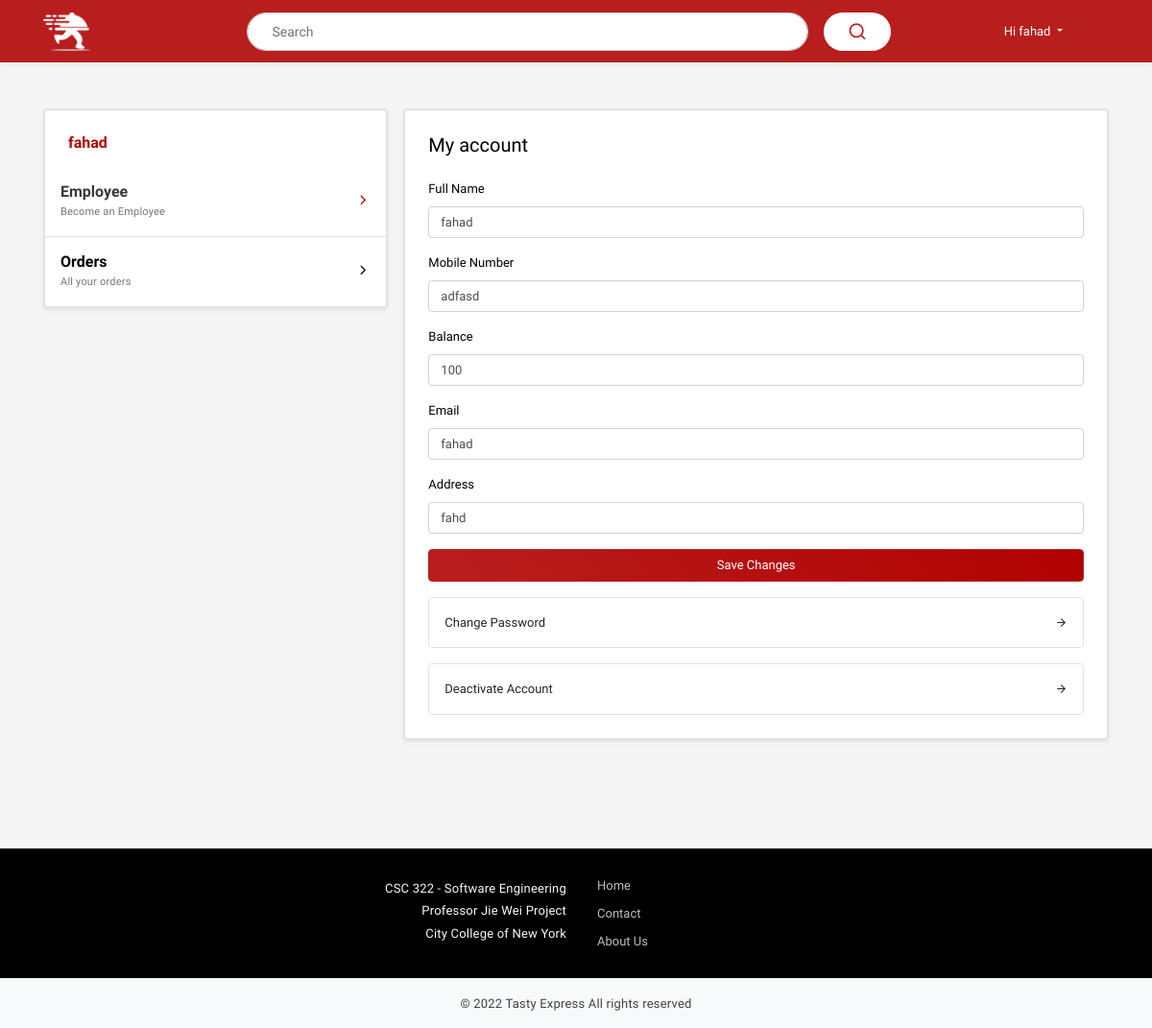
/profile.html (signed in), run on an earlier commit of the app's database.
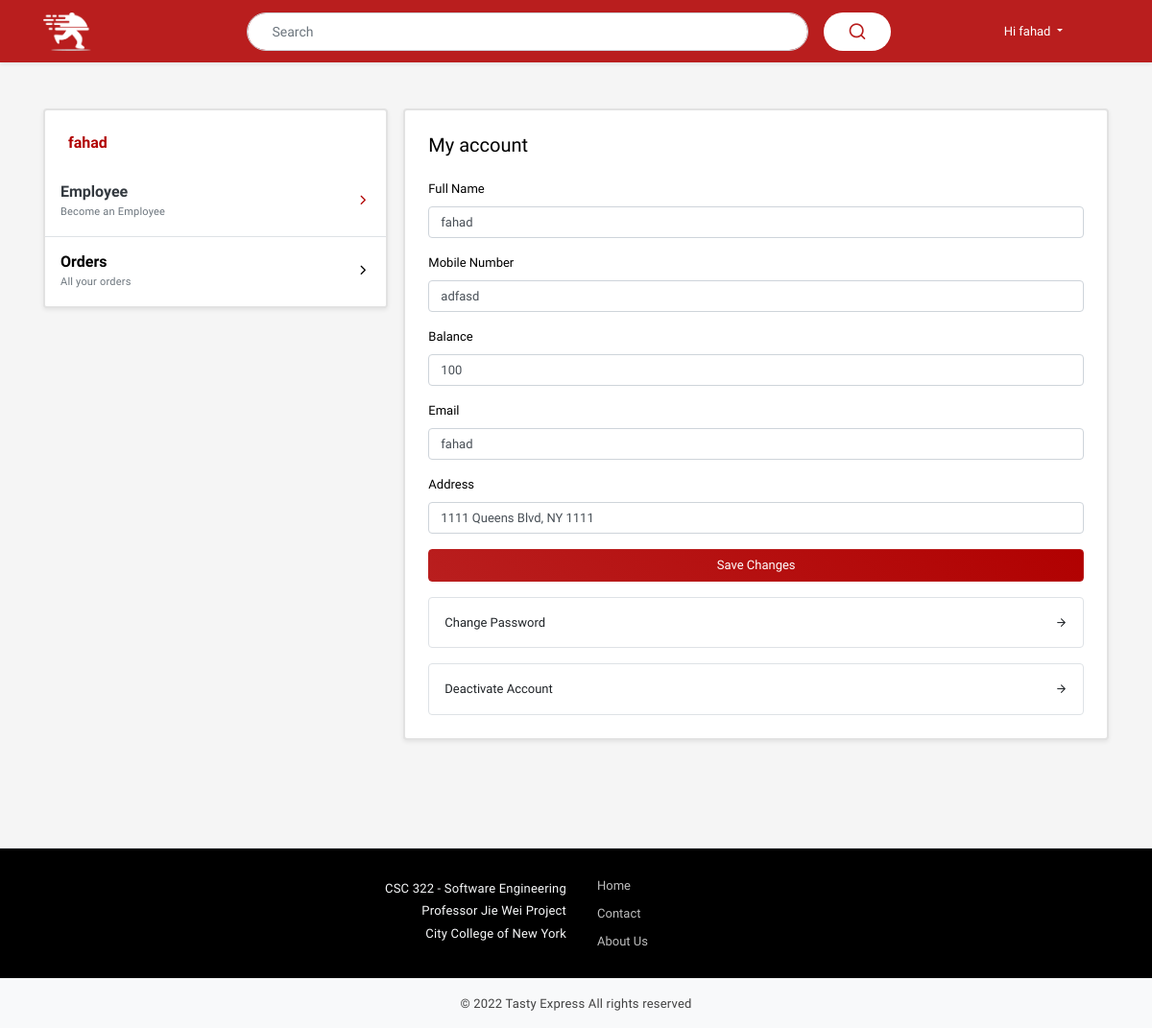
And on a later commit of the database.
### server.py (models this page shows)
class user(UserMixin,db.Model):
    id = db.Column(db.Integer, primary_key=True)
    email = db.Column(db.String(120))
    name = db.Column(db.String(120))
    password = db.Column(db.String(80))
    address = db.Column(db.String(80))
    phone_number = db.Column(db.String(80))
    numWarnings = db.Column(db.Integer)
    category = db.Column(db.String(80))

### server.py (the view)
@app.route("/profile.html", methods=["GET", "POST"])
@login_required
def profile():
    user_info = {}
    global BALANCE
    if request.method == "POST":
        user_info = {"name": request.form['user_fullname1'],
                     "phone": request.form['user_phoneNumber1'],
                     "email": request.form['user_email1'],
                     "address": request.form['user_address1']}
    else:
        user_info = user.query.filter_by(id=USER_ID).first()
        user_info = {"name": user_info.name,
                     "phone": user_info.phone_number,
                     "email": user_info.email,
                     "address": user_info.address}
    return render_template("profile.html", user_info=user_info,balance=BALANCE)

### server.py (called while the page is built)
@login_manager.user_loader
def load_user(user_id):
    return user.query.get(int(user_id))

@app.context_processor
def base():
    return dict(account_type=session['account_type'],
                user_first_name=session['user_first_name'])

### templates/profile.html (shortened to what the changed rows need)
<!doctype html>
{% extends 'base.html' %}
{% block content %}
  <div class="fahad-profile">
      <div class="container position-relative">
          <div class="py-5 fahad-profile row">
              <div class="col-md-4 mb-3">
                  <div class="bg-white rounded shadow-sm sticky_sidebar overflow-hidden">
                      <a href="profile.html" class="">
                          <div class="d-flex align-items-center p-3">
                              <div class="right">
                                  <h6 class="mb-0 mt-2 ml-2 font-weight-bold">{{ user_info['name'] }}</h6>
                              </div>
                          </div>
                      </a>
                  </div>
              </div>
              <div class="col-md-8 mb-3">
                  <div class="rounded shadow-sm p-4 bg-white">
                      <div id="edit_profile">
                          <div>
                              <form action="{{ url_for('profile') }}" method="post">
                                  <div class="form-group">
                                      <label for="user_firstname1">Full Name</label>
                                      <input type="text" class="form-control" name="user_fullname1" id="user_firstname1" value="{{ user_info['name'] }}">
                                  </div>
                                  <div class="form-group">
                                      <label for="user_phoneNumber1">Mobile Number</label>
                                      <input type="text" class="form-control" name="user_phoneNumber1" id="user_phoneNumber1" value="{{ user_info['phone'] }}">
                                  </div>
                                  <div class="form-group">
                                      <label for="user_email1">Email</label>
                                      <input type="email" class="form-control" name="user_email1" id="user_email1" value="{{ user_info['email'] }}">
                                  </div>
                                  <div class="form-group">
                                      <label for="user_address1">Address</label>
                                      <input type="address" class="form-control" name="user_address1" id="user_address1" value="{{ user_info['address'] }}">
                                  </div>
                              </form>
                          </div>
                      </div>
                  </div>
              </div>
          </div>
      </div>
{% endblock %}

What changed in the data, as far as the page shows it:
changed user "fahad": user_address1 "fahd" → "1111 Queens Blvd, NY 1111"
